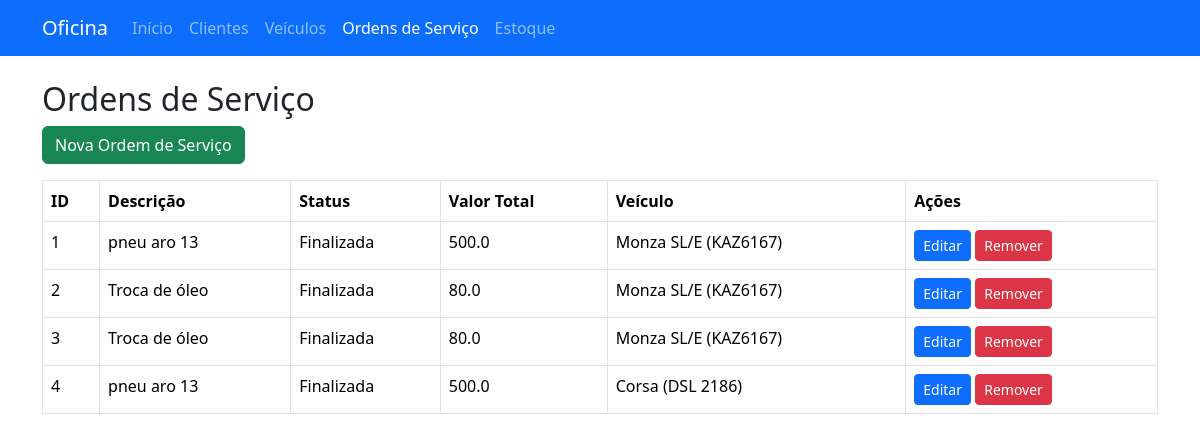
The app's page /ordens, older data.
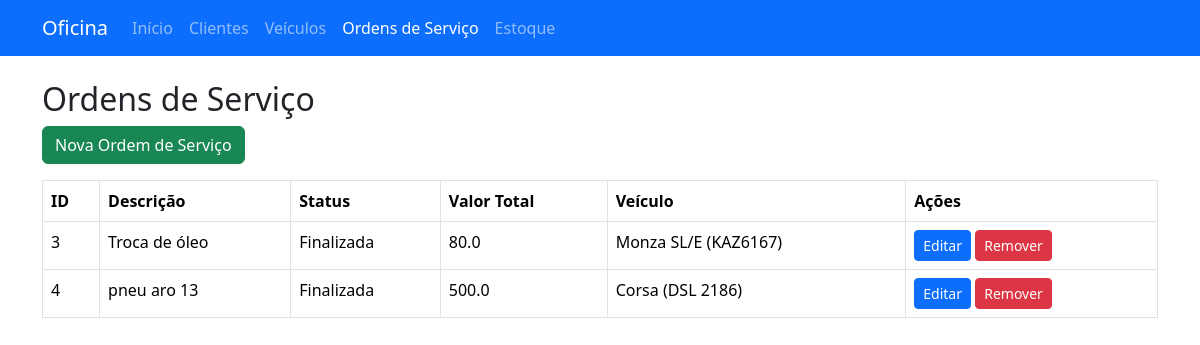
The same page, newer data.
### models.py (models this page shows)
class OrdemServico(db.Model):
    __tablename__ = "ordem_servico"
    id = db.Column(db.Integer, primary_key=True)
    descricao = db.Column(db.String(200), nullable=False)
    status = db.Column(db.String(20), nullable=False)
    valor_total = db.Column(db.Float)
    veiculo_id = db.Column(db.Integer, db.ForeignKey('veiculo.id'), nullable=False)
    itens_usados = db.relationship('ItemOrdemServico', backref='ordem_servico', lazy=True)

class Veiculo(db.Model):
    __tablename__ = "veiculo"
    id = db.Column(db.Integer, primary_key=True)
    modelo = db.Column(db.String(100), nullable=False)
    placa = db.Column(db.String(20), nullable=False)
    ano = db.Column(db.String(10))
    cliente_id = db.Column(db.Integer, db.ForeignKey('cliente.id'), nullable=False)
    ordens = db.relationship('OrdemServico', backref='veiculo', lazy=True)

### app.py (the view)
@app.route('/ordens')
def ordens():
    lista = OrdemServico.query.all()
    return render_template('ordens.html', ordens=lista)

### templates/ordens.html
{% extends 'base.html' %}
{% block conteudo %}
<h2>Ordens de Serviço</h2>
<a href="{{ url_for('ordem_nova') }}" class="btn btn-success mb-3">Nova Ordem de Serviço</a>
<table class="table table-bordered">
    <thead>
        <tr>
            <th>ID</th>
            <th>Descrição</th>
            <th>Status</th>
            <th>Valor Total</th>
            <th>Veículo</th>
            <th>Ações</th>
        </tr>
    </thead>
    <tbody>
    {% for ordem in ordens %}
        <tr>
            <td>{{ ordem.id }}</td>
            <td>{{ ordem.descricao }}</td>
            <td>{{ ordem.status }}</td>
            <td>{{ ordem.valor_total }}</td>
            <td>{{ ordem.veiculo.modelo }} ({{ ordem.veiculo.placa }})</td>
            <td>
                <a href="{{ url_for('ordem_editar', id=ordem.id) }}" class="btn btn-primary btn-sm">Editar</a>
                <form action="{{ url_for('ordem_deletar', id=ordem.id) }}" method="POST" style="display:inline;" onsubmit="return confirm('Tem certeza?');">
                    <button class="btn btn-danger btn-sm" type="submit">Remover</button>
                </form>
            </td>
        </tr>
    {% endfor %}
    </tbody>
</table>
{% endblock %}

### templates/base.html (shortened to what this page needs)
<!DOCTYPE html>
<html lang="pt-br">
<head>
    <link href="https://cdn.jsdelivr.net/npm/bootstrap@5.3.2/dist/css/bootstrap.min.css" rel="stylesheet">
</head>
<body>
    <nav class="navbar navbar-expand-lg navbar-dark bg-primary">
      <div class="container">
        <a class="navbar-brand" href="{{ url_for('inicio') }}">Oficina</a>
        <div class="collapse navbar-collapse" id="navbarMenu">
          <ul class="navbar-nav me-auto mb-2 mb-lg-0">
            <li class="nav-item">
              <a class="nav-link {% if request.endpoint == 'inicio' %}active{% endif %}" href="{{ url_for('inicio') }}">Início</a>
            </li>
            <li class="nav-item">
              <a class="nav-link {% if request.endpoint.startswith('clientes') %}active{% endif %}" href="{{ url_for('clientes') }}">Clientes</a>
            </li>
            <li class="nav-item">
              <a class="nav-link {% if request.endpoint.startswith('veiculos') %}active{% endif %}" href="{{ url_for('veiculos') }}">Veículos</a>
            </li>
            <li class="nav-item">
              <a class="nav-link {% if request.endpoint.startswith('ordens') %}active{% endif %}" href="{{ url_for('ordens') }}">Ordens de Serviço</a>
            </li>
            <li class="nav-item">
              <a class="nav-link {% if request.endpoint.startswith('estoque') %}active{% endif %}" href="{{ url_for('estoque') }}">Estoque</a>
            </li>
          </ul>
        </div>
      </div>
    </nav>
    <div class="container mt-4">
        {% block conteudo %}{% endblock %}
    </div>
</body>
</html>

Row changes from the older to the newer data that the page shows:
removed OrdemServico: id "1", descricao "pneu aro 13", status "Finalizada", valor_total "500.0", veiculo.modelo "Monza SL/E", veiculo.placa "KAZ6167"
removed OrdemServico: id "2", descricao "Troca de óleo", status "Finalizada", valor_total "80.0", veiculo.modelo "Monza SL/E", veiculo.placa "KAZ6167"
